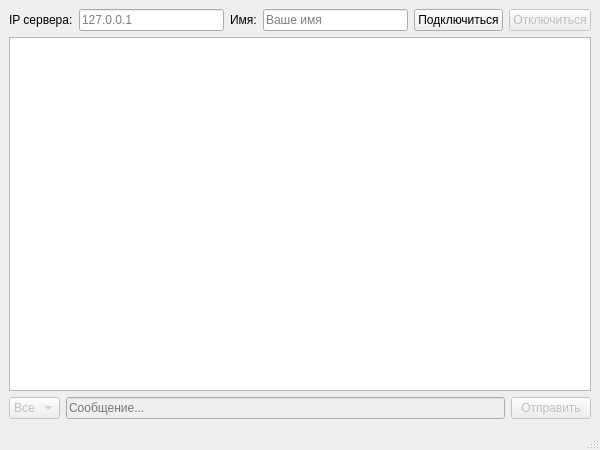
<?xml version="1.0" encoding="UTF-8"?>
<ui version="4.0">
 <class>MainWindow</class>
 <widget class="QMainWindow" name="MainWindow">
  <property name="geometry">
   <rect>
    <x>0</x>
    <y>0</y>
    <width>600</width>
    <height>450</height>
   </rect>
  </property>
  <property name="windowTitle">
   <string>Чат-клиент</string>
  </property>
  <widget class="QWidget" name="centralwidget">
   <layout class="QVBoxLayout" name="verticalLayout">
    <item>
     <layout class="QHBoxLayout" name="connectionLayout">
      <item>
       <widget class="QLabel" name="labelIp">
        <property name="text">
         <string>IP сервера:</string>
        </property>
       </widget>
      </item>
      <item>
       <widget class="QLineEdit" name="ipLineEdit">
        <property name="placeholderText">
         <string>127.0.0.1</string>
        </property>
       </widget>
      </item>
      <item>
       <widget class="QLabel" name="labelName">
        <property name="text">
         <string>Имя:</string>
        </property>
       </widget>
      </item>
      <item>
       <widget class="QLineEdit" name="nameLineEdit">
        <property name="placeholderText">
         <string>Ваше имя</string>
        </property>
       </widget>
      </item>
      <item>
       <widget class="QPushButton" name="connectButton">
        <property name="text">
         <string>Подключиться</string>
        </property>
       </widget>
      </item>
      <item>
       <widget class="QPushButton" name="disconnectButton">
        <property name="enabled">
         <bool>false</bool>
        </property>
        <property name="text">
         <string>Отключиться</string>
        </property>
       </widget>
      </item>
     </layout>
    </item>
    <item>
     <widget class="QTextBrowser" name="chatBrowser">
      <property name="minimumSize">
       <size>
        <width>0</width>
        <height>200</height>
       </size>
      </property>
     </widget>
    </item>
    <item>
     <layout class="QHBoxLayout" name="messageLayout">
      <item>
       <widget class="QComboBox" name="userComboBox">
        <property name="enabled">
         <bool>false</bool>
        </property>
        <item>
         <property name="text">
          <string>Все</string>
         </property>
        </item>
       </widget>
      </item>
      <item>
       <widget class="QLineEdit" name="messageLineEdit">
        <property name="enabled">
         <bool>false</bool>
        </property>
        <property name="placeholderText">
         <string>Сообщение...</string>
        </property>
       </widget>
      </item>
      <item>
       <widget class="QPushButton" name="sendButton">
        <property name="enabled">
         <bool>false</bool>
        </property>
        <property name="text">
         <string>Отправить</string>
        </property>
       </widget>
      </item>
     </layout>
    </item>
   </layout>
  </widget>
  <widget class="QMenuBar" name="menubar">
   <property name="geometry">
    <rect>
     <x>0</x>
     <y>0</y>
     <width>600</width>
     <height>22</height>
    </rect>
   </property>
  </widget>
  <widget class="QStatusBar" name="statusbar"/>
 </widget>
 <resources/>
 <connections/>
</ui>
